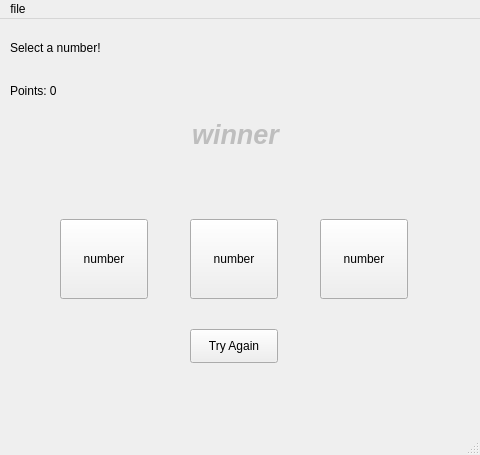
<?xml version="1.0" encoding="UTF-8"?>
<ui version="4.0">
 <class>MainWindow</class>
 <widget class="QMainWindow" name="MainWindow">
  <property name="geometry">
   <rect>
    <x>0</x>
    <y>0</y>
    <width>480</width>
    <height>455</height>
   </rect>
  </property>
  <property name="windowTitle">
   <string>MainWindow</string>
  </property>
  <widget class="QWidget" name="centralwidget">
   <widget class="QWidget" name="verticalLayoutWidget">
    <property name="geometry">
     <rect>
      <x>10</x>
      <y>10</y>
      <width>160</width>
      <height>80</height>
     </rect>
    </property>
    <layout class="QVBoxLayout" name="verticalLayout">
     <item>
      <widget class="QLabel" name="label">
       <property name="text">
        <string>Select a number!</string>
       </property>
      </widget>
     </item>
     <item>
      <widget class="QLabel" name="label_2">
       <property name="text">
        <string>Points: 0</string>
       </property>
      </widget>
     </item>
    </layout>
   </widget>
   <widget class="QPushButton" name="button_1">
    <property name="geometry">
     <rect>
      <x>60</x>
      <y>200</y>
      <width>88</width>
      <height>80</height>
     </rect>
    </property>
    <property name="text">
     <string>number</string>
    </property>
   </widget>
   <widget class="QPushButton" name="button_2">
    <property name="geometry">
     <rect>
      <x>190</x>
      <y>200</y>
      <width>88</width>
      <height>80</height>
     </rect>
    </property>
    <property name="text">
     <string>number</string>
    </property>
   </widget>
   <widget class="QPushButton" name="button_3">
    <property name="geometry">
     <rect>
      <x>320</x>
      <y>200</y>
      <width>88</width>
      <height>80</height>
     </rect>
    </property>
    <property name="text">
     <string>number</string>
    </property>
   </widget>
   <widget class="QLabel" name="winner">
    <property name="enabled">
     <bool>false</bool>
    </property>
    <property name="geometry">
     <rect>
      <x>180</x>
      <y>70</y>
      <width>111</width>
      <height>91</height>
     </rect>
    </property>
    <property name="font">
     <font>
      <pointsize>20</pointsize>
      <weight>75</weight>
      <italic>true</italic>
      <bold>true</bold>
     </font>
    </property>
    <property name="text">
     <string>winner</string>
    </property>
    <property name="alignment">
     <set>Qt::AlignCenter</set>
    </property>
   </widget>
   <widget class="QPushButton" name="pushButton">
    <property name="geometry">
     <rect>
      <x>190</x>
      <y>310</y>
      <width>88</width>
      <height>34</height>
     </rect>
    </property>
    <property name="text">
     <string>Try Again</string>
    </property>
   </widget>
  </widget>
  <widget class="QMenuBar" name="menubar">
   <property name="geometry">
    <rect>
     <x>0</x>
     <y>0</y>
     <width>480</width>
     <height>30</height>
    </rect>
   </property>
   <widget class="QMenu" name="menufile">
    <property name="title">
     <string>file</string>
    </property>
    <addaction name="actionexit"/>
   </widget>
   <addaction name="menufile"/>
  </widget>
  <widget class="QStatusBar" name="statusbar"/>
  <action name="actionexit">
   <property name="text">
    <string>exit</string>
   </property>
  </action>
 </widget>
 <resources/>
 <connections/>
</ui>
